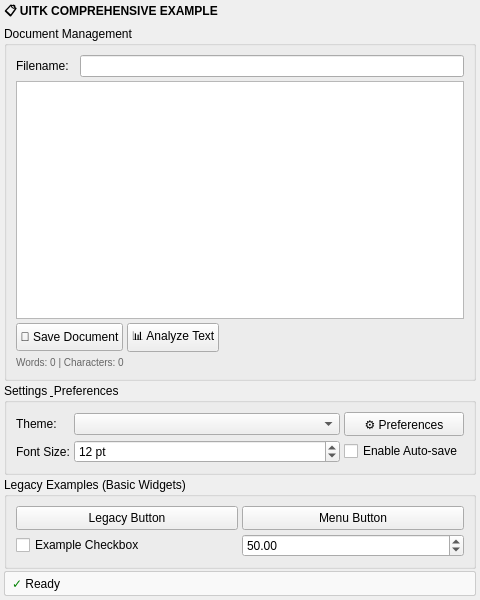
<?xml version="1.0" encoding="UTF-8"?>
<ui version="4.0">
 <class>QtUi</class>
 <widget class="QMainWindow" name="QtUi">
  <property name="enabled">
   <bool>true</bool>
  </property>
  <property name="geometry">
   <rect>
    <x>0</x>
    <y>0</y>
    <width>480</width>
    <height>600</height>
   </rect>
  </property>
  <property name="windowTitle">
   <string>UITK Comprehensive Example</string>
  </property>
  <property name="tabShape">
   <enum>QTabWidget::Triangular</enum>
  </property>
  <property name="dockNestingEnabled">
   <bool>true</bool>
  </property>
  <property name="dockOptions">
   <set>QMainWindow::AllowNestedDocks|QMainWindow::AllowTabbedDocks|QMainWindow::AnimatedDocks|QMainWindow::ForceTabbedDocks</set>
  </property>
  <widget class="QWidget" name="central_widget">
   <property name="minimumSize">
    <size>
     <width>480</width>
     <height>550</height>
    </size>
   </property>
   <layout class="QVBoxLayout" name="main_layout">
    <property name="spacing">
     <number>2</number>
    </property>
    <property name="leftMargin">
     <number>4</number>
    </property>
    <property name="topMargin">
     <number>0</number>
    </property>
    <property name="rightMargin">
     <number>4</number>
    </property>
    <property name="bottomMargin">
     <number>4</number>
    </property>
    <item>
     <widget class="Header" name="header">
      <property name="sizePolicy">
       <sizepolicy hsizetype="Preferred" vsizetype="Fixed">
        <horstretch>0</horstretch>
        <verstretch>0</verstretch>
       </sizepolicy>
      </property>
      <property name="minimumSize">
       <size>
        <width>0</width>
        <height>24</height>
       </size>
      </property>
      <property name="maximumSize">
       <size>
        <width>16777215</width>
        <height>24</height>
       </size>
      </property>
      <property name="font">
       <font>
        <weight>75</weight>
        <bold>true</bold>
       </font>
      </property>
      <property name="text">
       <string>📋 UITK COMPREHENSIVE EXAMPLE</string>
      </property>
     </widget>
    </item>
    <item>
     <widget class="QGroupBox" name="document_group">
      <property name="title">
       <string>Document Management</string>
      </property>
      <layout class="QVBoxLayout" name="document_layout">
       <property name="spacing">
        <number>4</number>
       </property>
       <item>
        <layout class="QHBoxLayout" name="filename_layout">
         <item>
          <widget class="QLabel" name="filename_label">
           <property name="text">
            <string>Filename:</string>
           </property>
           <property name="minimumSize">
            <size>
             <width>60</width>
             <height>0</height>
            </size>
           </property>
          </widget>
         </item>
         <item>
          <widget class="LineEdit" name="filename_edit">
           <property name="sizePolicy">
            <sizepolicy hsizetype="Expanding" vsizetype="Fixed">
             <horstretch>0</horstretch>
             <verstretch>0</verstretch>
            </sizepolicy>
           </property>
          </widget>
         </item>
        </layout>
       </item>
       <item>
        <widget class="QTextEdit" name="document_edit">
         <property name="sizePolicy">
          <sizepolicy hsizetype="Expanding" vsizetype="Expanding">
           <horstretch>0</horstretch>
           <verstretch>0</verstretch>
          </sizepolicy>
         </property>
         <property name="minimumSize">
          <size>
           <width>0</width>
           <height>200</height>
          </size>
         </property>
        </widget>
       </item>
       <item>
        <layout class="QHBoxLayout" name="document_actions">
         <item>
          <widget class="PushButton" name="save_button">
           <property name="minimumSize">
            <size>
             <width>0</width>
             <height>28</height>
            </size>
           </property>
           <property name="text">
            <string>💾 Save Document</string>
           </property>
          </widget>
         </item>
         <item>
          <widget class="PushButton" name="analyze_button">
           <property name="minimumSize">
            <size>
             <width>0</width>
             <height>28</height>
            </size>
           </property>
           <property name="text">
            <string>📊 Analyze Text</string>
           </property>
          </widget>
         </item>
         <item>
          <spacer name="horizontalSpacer">
           <property name="orientation">
            <enum>Qt::Horizontal</enum>
           </property>
           <property name="sizeHint" stdset="0">
            <size>
             <width>40</width>
             <height>20</height>
            </size>
           </property>
          </spacer>
         </item>
        </layout>
       </item>
       <item>
        <widget class="QLabel" name="word_count_label">
         <property name="text">
          <string>Words: 0 | Characters: 0</string>
         </property>
         <property name="styleSheet">
          <string>color: #666; font-size: 10px;</string>
         </property>
        </widget>
       </item>
      </layout>
     </widget>
    </item>
    <item>
     <widget class="QGroupBox" name="settings_group">
      <property name="title">
       <string>Settings &amp; Preferences</string>
      </property>
      <layout class="QGridLayout" name="settings_layout">
       <property name="spacing">
        <number>4</number>
       </property>
       <item row="0" column="0">
        <widget class="QLabel" name="theme_label">
         <property name="text">
          <string>Theme:</string>
         </property>
        </widget>
       </item>
       <item row="0" column="1">
        <widget class="ComboBox" name="theme_combo">
         <property name="sizePolicy">
          <sizepolicy hsizetype="Expanding" vsizetype="Fixed">
           <horstretch>0</horstretch>
           <verstretch>0</verstretch>
          </sizepolicy>
         </property>
        </widget>
       </item>
       <item row="0" column="2">
        <widget class="PushButton" name="open_settings_button">
         <property name="minimumSize">
          <size>
           <width>100</width>
           <height>24</height>
          </size>
         </property>
         <property name="text">
          <string>⚙️ Preferences</string>
         </property>
        </widget>
       </item>
       <item row="1" column="0">
        <widget class="QLabel" name="font_size_label">
         <property name="text">
          <string>Font Size:</string>
         </property>
        </widget>
       </item>
       <item row="1" column="1">
        <widget class="SpinBox" name="font_size_spin">
         <property name="sizePolicy">
          <sizepolicy hsizetype="Expanding" vsizetype="Fixed">
           <horstretch>0</horstretch>
           <verstretch>0</verstretch>
          </sizepolicy>
         </property>
         <property name="minimum">
          <number>8</number>
         </property>
         <property name="maximum">
          <number>72</number>
         </property>
         <property name="value">
          <number>12</number>
         </property>
         <property name="suffix">
          <string> pt</string>
         </property>
        </widget>
       </item>
       <item row="1" column="2">
        <widget class="QCheckBox" name="autosave_enabled">
         <property name="text">
          <string>Enable Auto-save</string>
         </property>
        </widget>
       </item>
      </layout>
     </widget>
    </item>
    <item>
     <widget class="QGroupBox" name="legacy_examples_group">
      <property name="title">
       <string>Legacy Examples (Basic Widgets)</string>
      </property>
      <layout class="QGridLayout" name="legacy_layout">
       <property name="spacing">
        <number>4</number>
       </property>
       <item row="0" column="0">
        <widget class="PushButton" name="button_a">
         <property name="minimumSize">
          <size>
           <width>0</width>
           <height>24</height>
          </size>
         </property>
         <property name="text">
          <string>Legacy Button</string>
         </property>
        </widget>
       </item>
       <item row="0" column="1">
        <widget class="PushButton" name="button_b">
         <property name="minimumSize">
          <size>
           <width>0</width>
           <height>24</height>
          </size>
         </property>
         <property name="text">
          <string>Menu Button</string>
         </property>
        </widget>
       </item>
       <item row="1" column="0">
        <widget class="QCheckBox" name="checkbox">
         <property name="text">
          <string>Example Checkbox</string>
         </property>
        </widget>
       </item>
       <item row="1" column="1">
        <widget class="DoubleSpinBox" name="spinbox">
         <property name="maximum">
          <double>100.000000000000000</double>
         </property>
         <property name="value">
          <double>50.000000000000000</double>
         </property>
        </widget>
       </item>
      </layout>
     </widget>
    </item>
    <item>
     <widget class="QLabel" name="status_label">
      <property name="text">
       <string>&lt;b style=&quot;color: green;&quot;&gt;✓&lt;/b&gt; Ready</string>
      </property>
      <property name="styleSheet">
       <string>padding: 4px; border: 1px solid #ccc; border-radius: 2px; background-color: #f9f9f9;</string>
      </property>
     </widget>
    </item>
   </layout>
  </widget>
 </widget>
 <customwidgets>
  <customwidget>
   <class>Header</class>
   <extends>QLabel</extends>
   <header>uitk.widgets.header.Header.h</header>
  </customwidget>
  <customwidget>
   <class>PushButton</class>
   <extends>QPushButton</extends>
   <header>uitk.widgets.pushbutton.PushButton.h</header>
  </customwidget>
  <customwidget>
   <class>LineEdit</class>
   <extends>QLineEdit</extends>
   <header>uitk.widgets.lineedit.LineEdit.h</header>
  </customwidget>
  <customwidget>
   <class>ComboBox</class>
   <extends>QComboBox</extends>
   <header>uitk.widgets.combobox.ComboBox.h</header>
  </customwidget>
  <customwidget>
   <class>SpinBox</class>
   <extends>QSpinBox</extends>
   <header>uitk.widgets.spinbox.SpinBox.h</header>
  </customwidget>
  <customwidget>
   <class>DoubleSpinBox</class>
   <extends>QDoubleSpinBox</extends>
   <header>uitk.widgets.doublespinbox.DoubleSpinBox.h</header>
  </customwidget>
 </customwidgets>
 <resources/>
 <connections/>
 <designerdata>
  <property name="gridDeltaX">
   <number>5</number>
  </property>
  <property name="gridDeltaY">
   <number>5</number>
  </property>
  <property name="gridSnapX">
   <bool>true</bool>
  </property>
  <property name="gridSnapY">
   <bool>true</bool>
  </property>
  <property name="gridVisible">
   <bool>true</bool>
  </property>
 </designerdata>
</ui>
